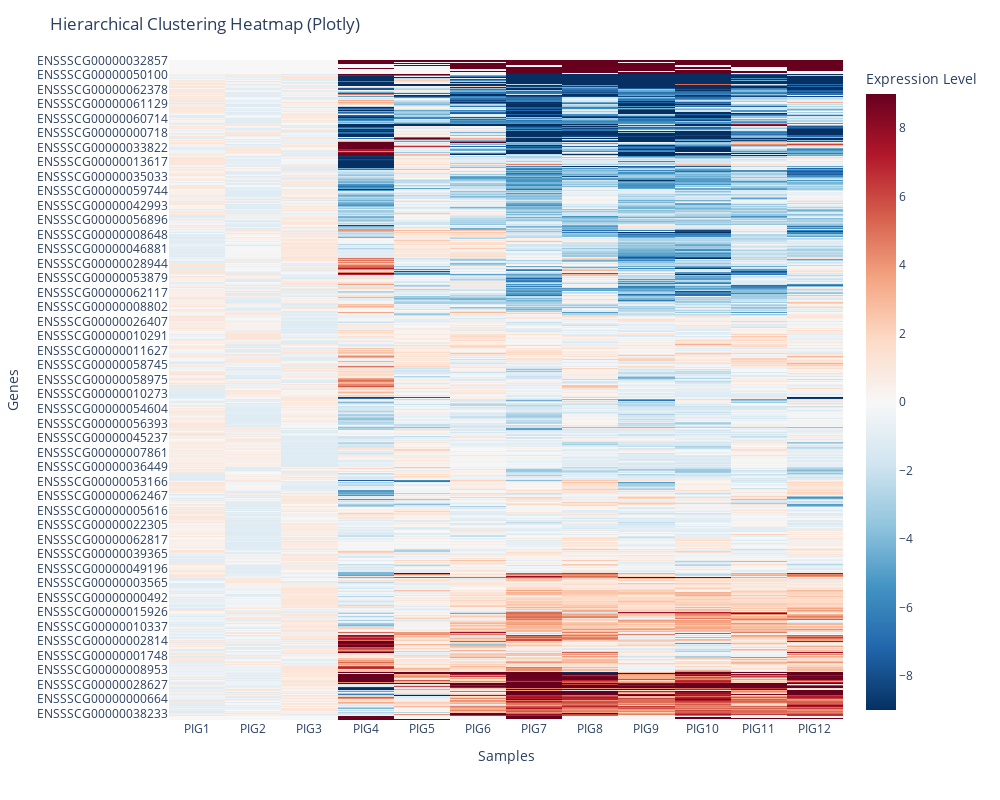

The cell this chart's notebook holds for it:
### Markdown cell above
### Heatmap for visualisation

### Code cell
# Perform hierarchical clustering on genes (rows)
row_linkage = sch.linkage(dist.pdist(z_score_df, metric="euclidean"), method="ward")
row_dendro = sch.dendrogram(row_linkage, no_plot=True)
row_order = row_dendro['leaves']

# Perform hierarchical clustering on samples (columns)
col_linkage = sch.linkage(dist.pdist(z_score_df.T, metric="euclidean"), method="ward")
col_dendro = sch.dendrogram(col_linkage, no_plot=True)
col_order = col_dendro['leaves']
display(z_score_df.describe())
# Reorder the dataframe based on clustering results
clustered_df = z_score_df.iloc[row_order, :]

# Create an interactive heatmap
fig = px.imshow(
    clustered_df, 
    labels=dict(x="Samples", y="Genes", color="Expression Level"),
    color_continuous_scale="RdBu_r",  # Blue = low, Red = high expression
    zmin=-9, zmax=9,  # Adjust this range if needed for better visualization
    aspect="auto"
)

fig.update_layout(
    title="Hierarchical Clustering Heatmap (Plotly)",
    xaxis_title="Samples",
    yaxis_title="Genes",
    width=1000,
    height=800
)

fig.show()

### Figure 1 — Plotly figure (JSON) as saved in the notebook; plotly's stock layout.template omitted (floating-point values rounded to 4 significant figures; data arrays with more than 128 entries replaced by an {"elided": "..."} marker saying what was removed)
{"data": [{"coloraxis": "coloraxis", "hovertemplate": "Samples: %{x}<br>Genes: %{y}<br>Expression Level: %{z}<extra></extra>", "name": "0", "type": "heatmap", "x": ["PIG1", "PIG2", "PIG3", "PIG4", "PIG5", "PIG6", "PIG7", "PIG8", "PIG9", "PIG10", "PIG11", "PIG12"], "xaxis": "x", "y": {"elided": "1000 str values"}, "yaxis": "y", "z": {"elided": "1000x12 float values"}}], "layout": {"coloraxis": {"cmax": 9, "cmin": -9, "colorbar": {"title": {"text": "Expression Level"}}, "colorscale": [[0, "rgb(5,48,97)"], [0.1, "rgb(33,102,172)"], [0.2, "rgb(67,147,195)"], [0.3, "rgb(146,197,222)"], [0.4, "rgb(209,229,240)"], [0.5, "rgb(247,247,247)"], [0.6, "rgb(253,219,199)"], [0.7, "rgb(244,165,130)"], [0.8, "rgb(214,96,77)"], [0.9, "rgb(178,24,43)"], [1, "rgb(103,0,31)"]]}, "height": 800, "margin": {"t": 60}, "title": {"text": "Hierarchical Clustering Heatmap (Plotly)"}, "width": 1000, "xaxis": {"anchor": "y", "domain": [0, 1], "title": {"text": "Samples"}}, "yaxis": {"anchor": "x", "autorange": "reversed", "domain": [0, 1], "title": {"text": "Genes"}}}}
